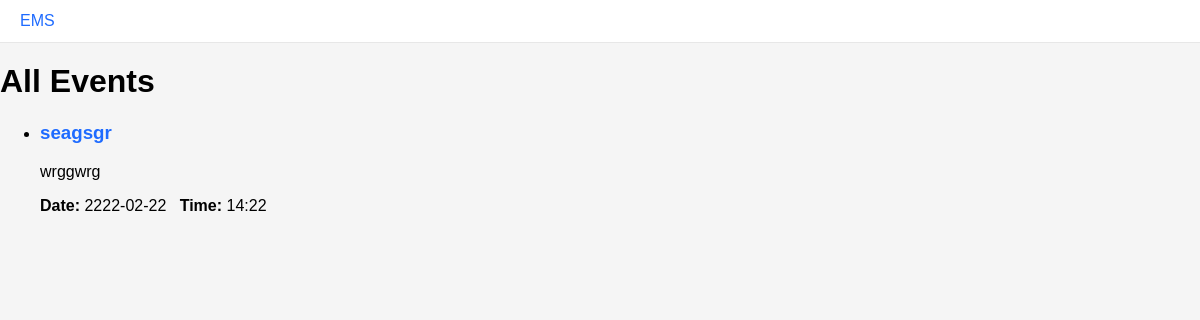
/events, run on an earlier commit of the app's database.
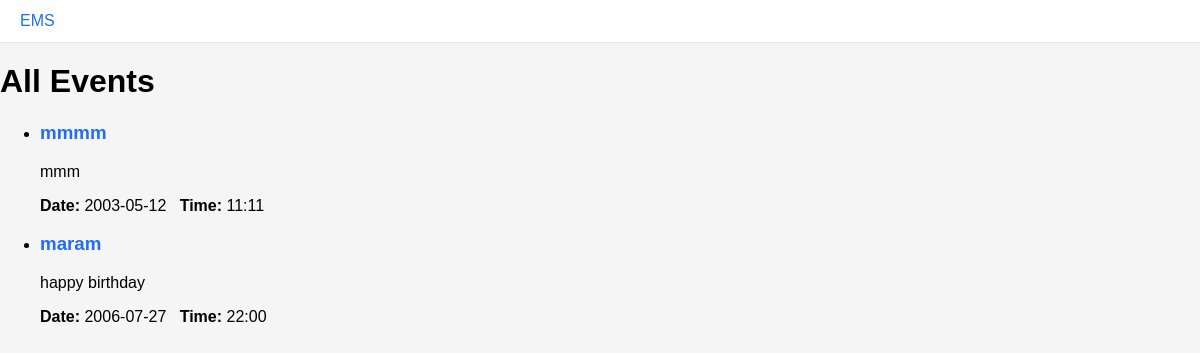
And on a later commit of the database.
### tables this page shows
CREATE TABLE events (
  id INTEGER PRIMARY KEY AUTOINCREMENT,
  title TEXT NOT NULL,
  description TEXT,
  location TEXT,
  date TEXT,
  time TEXT,
  status TEXT DEFAULT 'pending',
  organizer_id INTEGER,
  created_at DATETIME DEFAULT CURRENT_TIMESTAMP,
  FOREIGN KEY (organizer_id) REFERENCES users(id) ON DELETE SET NULL
);

### src/controllers/event_controller.py (the view)
@bp.route('/events')
def events_list():
    events = get_all_events(status='approved')
    return render_template('events_list.html', events=events)

### src/controllers/auth_controller.py (called while the page is built)
@bp.before_app_request
def load_logged_in_user():
    user_id = session.get('user_id')
    if user_id is None:
        g.user = None
    else:
        g.user = get_user_by_id(user_id)

### src/repositories/event_repo.py (called while the page is built)
def get_all_events(status=None):
    db = get_db()
    cur = db.cursor()
    if status:
        cur.execute(
            "SELECT id, title, description, location, date, time, status, organizer_id, created_at FROM events WHERE status = ? ORDER BY date ASC",
            (status,),
        )
    else:
        cur.execute(
            "SELECT id, title, description, location, date, time, status, organizer_id, created_at FROM events ORDER BY date ASC"
        )
    rows = cur.fetchall()
    return [dict(r) for r in rows]

### src/utils/db.py (called while the page is built)
def get_db():
    db = getattr(g, '_database', None)
    if db is None:
        db = g._database = sqlite3.connect(DB_PATH)
        db.row_factory = sqlite3.Row
    return db

    @app.teardown_appcontext
    def _close_db(exception):
        db = getattr(g, '_database', None)
        if db is not None:
            db.close()

### templates/events_list.html (shortened to what this page needs)
{% extends "base.html" %}
{% block content %}
<div class="container">
  <h1>All Events</h1>
  {% if events and events|length > 0 %}
    <ul class="event-list">
      {% for e in events %}
        <li class="event-item">
          <h3><a href="{{ url_for('events.event_detail', event_id=e.id) }}">{{ e.title }}</a></h3>
          <p>{{ e.description[:150] }}{% if e.description|length > 150 %}...{% endif %}</p>
          <p><strong>Date:</strong> {{ e.date }} &nbsp; <strong>Time:</strong> {{ e.time }}</p>
        </li>
      {% endfor %}
    </ul>
  {% else %}
    <p>No events found.</p>
  {% endif %}
</div>
{% endblock %}

What changed in the data, as far as the page shows it:
removed events: title "seagsgr", description "wrggwrg", date "2222-02-22", time "14:22"
added events: title "mmmm", description "mmm", date "2003-05-12", time "11:11"
added events: title "maram", description "happy birthday", date "2006-07-27", time "22:00"
